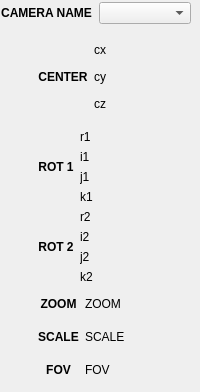
       <widget class="QWidget" name="tab_views">
        <attribute name="title">
         <string>Cameras</string>
        </attribute>
        <widget class="QWidget" name="layoutWidget">
         <property name="geometry">
          <rect>
           <x>0</x>
           <y>2</y>
           <width>191</width>
           <height>381</height>
          </rect>
         </property>
         <layout class="QVBoxLayout" name="verticalLayout_14">
          <item>
           <layout class="QHBoxLayout" name="horizontalLayout_7">
            <item>
             <widget class="QLabel" name="lf_name_3">
              <property name="text">
               <string>&lt;html&gt;&lt;head/&gt;&lt;body&gt;&lt;p&gt;&lt;span style=&quot; font-weight:600;&quot;&gt;CAMERA NAME&lt;/span&gt;&lt;/p&gt;&lt;/body&gt;&lt;/html&gt;</string>
              </property>
              <property name="alignment">
               <set>Qt::AlignCenter</set>
              </property>
             </widget>
            </item>
            <item>
             <widget class="QComboBox" name="camBox">
              <property name="baseSize">
               <size>
                <width>0</width>
                <height>0</height>
               </size>
              </property>
             </widget>
            </item>
           </layout>
          </item>
          <item>
           <layout class="QHBoxLayout" name="horizontalLayout_10" stretch="1,3,1">
            <item>
             <spacer name="verticalSpacer_7">
              <property name="orientation">
               <enum>Qt::Vertical</enum>
              </property>
              <property name="sizeHint" stdset="0">
               <size>
                <width>20</width>
                <height>318</height>
               </size>
              </property>
             </spacer>
            </item>
            <item>
             <layout class="QVBoxLayout" name="verticalLayout_6" stretch="2,0,0,2">
              <item>
               <layout class="QHBoxLayout" name="horizontalLayout" stretch="1,3">
                <item>
                 <widget class="QLabel" name="lf_center">
                  <property name="font">
                   <font>
                    <weight>75</weight>
                    <bold>true</bold>
                   </font>
                  </property>
                  <property name="text">
                   <string>CENTER</string>
                  </property>
                  <property name="alignment">
                   <set>Qt::AlignCenter</set>
                  </property>
                 </widget>
                </item>
                <item>
                 <layout class="QVBoxLayout" name="verticalLayout">
                  <item>
                   <widget class="QLabel" name="cam_cx">
                    <property name="text">
                     <string>cx</string>
                    </property>
                    <property name="alignment">
                     <set>Qt::AlignBottom|Qt::AlignLeading|Qt::AlignLeft</set>
                    </property>
                   </widget>
                  </item>
                  <item>
                   <widget class="QLabel" name="cam_cy">
                    <property name="text">
                     <string>cy</string>
                    </property>
                    <property name="alignment">
                     <set>Qt::AlignLeading|Qt::AlignLeft|Qt::AlignVCenter</set>
                    </property>
                   </widget>
                  </item>
                  <item>
                   <widget class="QLabel" name="cam_cz">
                    <property name="text">
                     <string>cz</string>
                    </property>
                    <property name="alignment">
                     <set>Qt::AlignLeading|Qt::AlignLeft|Qt::AlignTop</set>
                    </property>
                   </widget>
                  </item>
                 </layout>
                </item>
               </layout>
              </item>
              <item>
               <layout class="QHBoxLayout" name="horizontalLayout_2" stretch="1,3">
                <item>
                 <widget class="QLabel" name="lf_center_2">
                  <property name="font">
                   <font>
                    <weight>75</weight>
                    <bold>true</bold>
                   </font>
                  </property>
                  <property name="text">
                   <string>ROT 1</string>
                  </property>
                  <property name="alignment">
                   <set>Qt::AlignCenter</set>
                  </property>
                 </widget>
                </item>
                <item>
                 <layout class="QVBoxLayout" name="verticalLayout_2">
                  <item>
                   <widget class="QLabel" name="cam_r1_w">
                    <property name="text">
                     <string>r1</string>
                    </property>
                    <property name="alignment">
                     <set>Qt::AlignLeading|Qt::AlignLeft|Qt::AlignTop</set>
                    </property>
                   </widget>
                  </item>
                  <item>
                   <widget class="QLabel" name="cam_r1_x">
                    <property name="text">
                     <string>i1</string>
                    </property>
                    <property name="alignment">
                     <set>Qt::AlignLeading|Qt::AlignLeft|Qt::AlignTop</set>
                    </property>
                   </widget>
                  </item>
                  <item>
                   <widget class="QLabel" name="cam_r1_y">
                    <property name="text">
                     <string>j1</string>
                    </property>
                   </widget>
                  </item>
                  <item>
                   <widget class="QLabel" name="cam_r1_z">
                    <property name="text">
                     <string>k1</string>
                    </property>
                    <property name="alignment">
                     <set>Qt::AlignLeading|Qt::AlignLeft|Qt::AlignTop</set>
                    </property>
                   </widget>
                  </item>
                 </layout>
                </item>
               </layout>
              </item>
              <item>
               <layout class="QHBoxLayout" name="horizontalLayout_3" stretch="1,3">
                <item>
                 <widget class="QLabel" name="lf_center_3">
                  <property name="font">
                   <font>
                    <weight>75</weight>
                    <bold>true</bold>
                   </font>
                  </property>
                  <property name="text">
                   <string>ROT 2</string>
                  </property>
                  <property name="alignment">
                   <set>Qt::AlignCenter</set>
                  </property>
                 </widget>
                </item>
                <item>
                 <layout class="QVBoxLayout" name="verticalLayout_3">
                  <item>
                   <widget class="QLabel" name="cam_r2_w">
                    <property name="text">
                     <string>r2</string>
                    </property>
                    <property name="alignment">
                     <set>Qt::AlignLeading|Qt::AlignLeft|Qt::AlignTop</set>
                    </property>
                   </widget>
                  </item>
                  <item>
                   <widget class="QLabel" name="cam_r2_x">
                    <property name="text">
                     <string>i2</string>
                    </property>
                    <property name="alignment">
                     <set>Qt::AlignLeading|Qt::AlignLeft|Qt::AlignTop</set>
                    </property>
                   </widget>
                  </item>
                  <item>
                   <widget class="QLabel" name="cam_r2_y">
                    <property name="text">
                     <string>j2</string>
                    </property>
                   </widget>
                  </item>
                  <item>
                   <widget class="QLabel" name="cam_r2_z">
                    <property name="text">
                     <string>k2</string>
                    </property>
                    <property name="alignment">
                     <set>Qt::AlignLeading|Qt::AlignLeft|Qt::AlignTop</set>
                    </property>
                   </widget>
                  </item>
                 </layout>
                </item>
               </layout>
              </item>
              <item>
               <layout class="QHBoxLayout" name="horizontalLayout_4" stretch="1,3">
                <item>
                 <layout class="QVBoxLayout" name="verticalLayout_4" stretch="0,0,0">
                  <item>
                   <widget class="QLabel" name="lf_scale_2">
                    <property name="sizePolicy">
                     <sizepolicy hsizetype="MinimumExpanding" vsizetype="Preferred">
                      <horstretch>0</horstretch>
                      <verstretch>0</verstretch>
                     </sizepolicy>
                    </property>
                    <property name="font">
                     <font>
                      <weight>75</weight>
                      <bold>true</bold>
                     </font>
                    </property>
                    <property name="text">
                     <string>ZOOM</string>
                    </property>
                    <property name="alignment">
                     <set>Qt::AlignCenter</set>
                    </property>
                   </widget>
                  </item>
                  <item>
                   <widget class="QLabel" name="lf_scale_3">
                    <property name="sizePolicy">
                     <sizepolicy hsizetype="MinimumExpanding" vsizetype="Preferred">
                      <horstretch>0</horstretch>
                      <verstretch>0</verstretch>
                     </sizepolicy>
                    </property>
                    <property name="font">
                     <font>
                      <weight>75</weight>
                      <bold>true</bold>
                     </font>
                    </property>
                    <property name="text">
                     <string>SCALE</string>
                    </property>
                    <property name="alignment">
                     <set>Qt::AlignCenter</set>
                    </property>
                   </widget>
                  </item>
                  <item>
                   <widget class="QLabel" name="lf_scale">
                    <property name="sizePolicy">
                     <sizepolicy hsizetype="MinimumExpanding" vsizetype="Preferred">
                      <horstretch>0</horstretch>
                      <verstretch>0</verstretch>
                     </sizepolicy>
                    </property>
                    <property name="font">
                     <font>
                      <weight>75</weight>
                      <bold>true</bold>
                     </font>
                    </property>
                    <property name="text">
                     <string>FOV</string>
                    </property>
                    <property name="alignment">
                     <set>Qt::AlignCenter</set>
                    </property>
                   </widget>
                  </item>
                 </layout>
                </item>
                <item>
                 <layout class="QVBoxLayout" name="verticalLayout_5">
                  <item>
                   <widget class="QLabel" name="cam_zoom">
                    <property name="text">
                     <string>ZOOM</string>
                    </property>
                    <property name="alignment">
                     <set>Qt::AlignLeading|Qt::AlignLeft|Qt::AlignVCenter</set>
                    </property>
                   </widget>
                  </item>
                  <item>
                   <widget class="QLabel" name="cam_scale">
                    <property name="text">
                     <string>SCALE</string>
                    </property>
                    <property name="alignment">
                     <set>Qt::AlignLeading|Qt::AlignLeft|Qt::AlignVCenter</set>
                    </property>
                   </widget>
                  </item>
                  <item>
                   <widget class="QLabel" name="cam_fov">
                    <property name="text">
                     <string>FOV</string>
                    </property>
                    <property name="alignment">
                     <set>Qt::AlignLeading|Qt::AlignLeft|Qt::AlignVCenter</set>
                    </property>
                   </widget>
                  </item>
                 </layout>
                </item>
               </layout>
              </item>
             </layout>
            </item>
            <item>
             <spacer name="verticalSpacer_8">
              <property name="orientation">
               <enum>Qt::Vertical</enum>
              </property>
              <property name="sizeHint" stdset="0">
               <size>
                <width>20</width>
                <height>318</height>
               </size>
              </property>
             </spacer>
            </item>
           </layout>
          </item>
         </layout>
        </widget>
       </widget>
